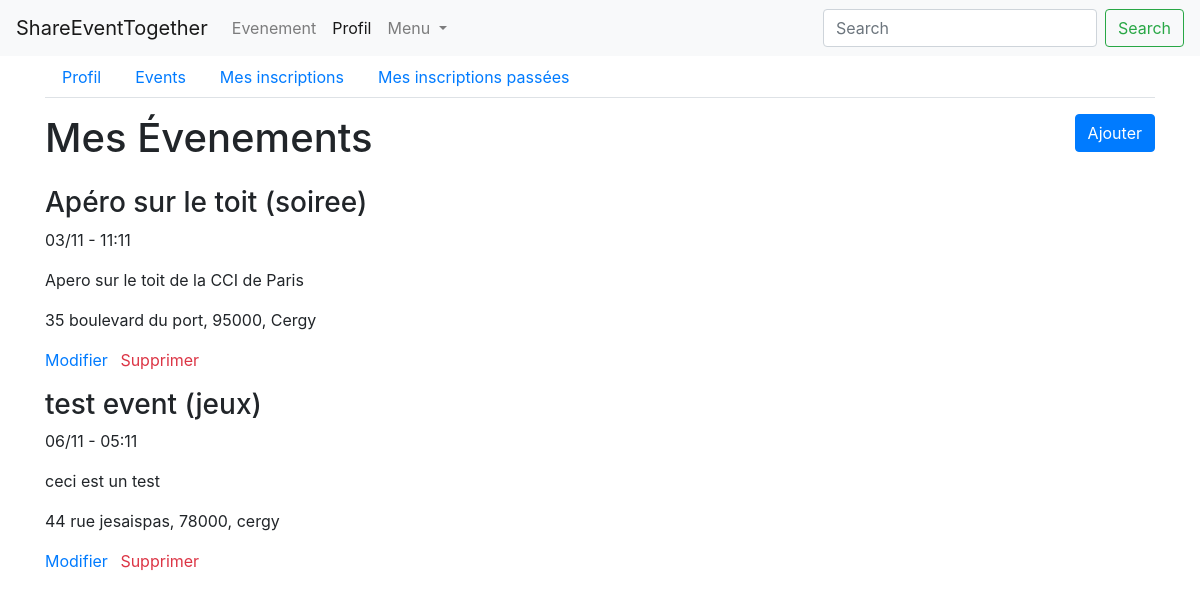
The app's page /profile/evenements (signed in), older data.
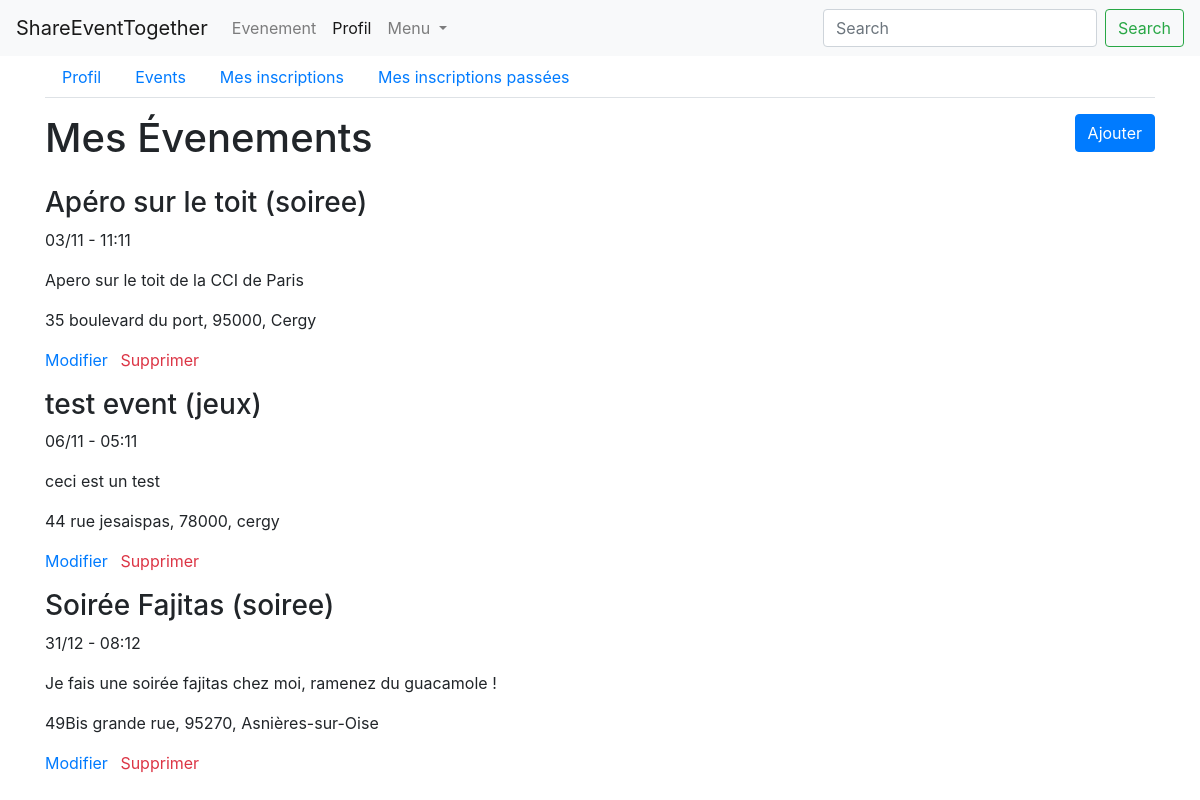
The same page, newer data.
### events/models.py (models this page shows, shortened)
class Event(models.Model):
    PARTY_CATEGORY = 'soiree'
    GAME_CATEGORY = 'jeux'
    TOURISM_CATEGORY = 'tourisme'
    AREA_CATEGORY = 'plein air'
    CATEGORY_CHOICES = (
        (PARTY_CATEGORY, 'soiree'),
        (GAME_CATEGORY, 'jeux'),
        (TOURISM_CATEGORY, 'tourisme'),
        (AREA_CATEGORY, 'plein air')
    )
    person = models.ForeignKey('persons.Person', on_delete=models.CASCADE)
    title = models.CharField('titre', max_length=150)
    description = models.TextField('description')
    address = models.CharField('adresse', max_length=100)
    zip_code = models.IntegerField('code postal')
    city = models.CharField('ville', max_length=50)
    category = models.CharField('categorie', choices=CATEGORY_CHOICES, max_length=20)
    created_at = models.DateTimeField('crée à', auto_now=True)
    event_date = models.DateTimeField('date evenement', auto_now=False)

### events/views/events.py (the view)
# urls.py: path('profile/evenements', ProfileEventDetailsView.as_view(), name='profil-events'),
class ProfileEventDetailsView(PersonView):
    def get(self, request):
        user = request.user
        events = get_events_by_user(user)
        user = request.user
        context = {
            'user': user,
            'events': events,
            'navigation_items': navigation.navigation_items(navigation.NAV_PROFIL),
        }
        return render(request, 'persons/events/my_events_details.html', context)

### events/models_helpers.py (called while the page is built)
def get_events_by_user(user):
    return Event.objects.filter(person__user=user)

### events/navigation.py (called while the page is built)
def navigation_items(selected_item=None):
    items = []
    for name, shortcut in NAV_ITEMS:
        items.append({
            'name': name,
            'url': reverse(shortcut),
            'active': True if selected_item == name else False,
        })
    return items

### events/templates/persons/events/my_events_details.html (shortened to what this page needs)
{% extends 'persons/base_navbar.html' %}
{% block content %}
    <div class="row">
        <div class="col">
            <div class="row">
                <div class="col">
                    <ul class="nav nav-tabs">
                        <li class="nav-item">
                            <a class="nav-link" href="{% url 'profil' %}">Profil</a>
                        </li>
                        <li class="nav-item">
                            <a class="nav-link" href="{% url 'profil-events' %}">Events</a>
                        </li>
                        <li class="nav-item">
                            <a class="nav-link" href="{% url 'profil-registered_events' %}">Mes inscriptions</a>
                        </li>
                        <li class="nav-item">
                            <a class="nav-link" href="{% url 'profil-finished-events' %}">Mes inscriptions passées</a>
                        </li>
                    </ul>
                </div>
            </div>
            <div class="row">
                <div class="col mt-3">
                    <div class="row">
                        <h1 class="col-md-7">Mes Évenements</h1>
                        <div class="col-md-5 text-right">
                            {% if user.pk %}
                                <a class="btn btn-primary" href="{% url 'create-event' %}">Ajouter</a>
                            {% endif %}
                        </div>
                    </div>
                    {% for event in events %}
                        <div class="row ">
                            <div class="col">
                                <h3 class="col-md-12 p-0 mt-3">{{ event.title }} ({{ event.category }})</h3>
                                <p>{{ event.event_date|date:'d/m - h:m' }}</p>
                                <p>{{ event.description }}</p>
                                <p>{{ event.address }}, {{ event.zip_code }}, {{ event.city }}</p>
                                <a href="{% url 'edit-event' event.pk %}" class="text-primary mr-2">Modifier</a>
                                <a href="{% url 'delete-event' event.pk %}" class="text-danger" data-toggle="modal"
                                   data-target="#close_modal">Supprimer</a>
                            </div>
                        </div>
                    {% empty %}
                        <p>Il n'y a pas d'évenements pour le moment</p>
                    {% endfor %}
                </div>
            </div>
        </div>
    </div>
{% endblock %}

### events/templates/persons/base_navbar.html (shortened to what this page needs)
{% extends 'persons/base.html' %}
{% load static %}
{% block header %}
    <nav class="navbar navbar-expand-lg navbar-light bg-light">
        <a class="navbar-brand" href="{% url 'home' %}">ShareEventTogether</a>
        <div class="collapse navbar-collapse" id="navbarSupportedContent">
            <ul class="navbar-nav mr-auto">
                {% for item in navigation_items %}
                    <li class="nav-item {% if item.active %}active{% endif %}">
                        <a class="nav-link" href="{{ item.url }}">{{ item.name }}</a>
                    </li>
                {% endfor %}
                <li class="nav-item dropdown">
                    <a class="nav-link dropdown-toggle" href="#" id="navbarDropdown" role="button"
                       data-toggle="dropdown" aria-haspopup="true" aria-expanded="false">
                        Menu
                    </a>
                </li>
            </ul>
            <form class="form-inline my-2 my-lg-0">
                <input class="form-control mr-sm-2" type="search" placeholder="Search" aria-label="Search">
                <button class="btn btn-outline-success my-2 my-sm-0" type="submit">Search</button>
            </form>
        </div>
    </nav>
{% endblock %}

### events/templates/persons/base.html (shortened to what this page needs)
<!DOCTYPE html>
{% load bootstrap4 %}
{% load static %}
<html lang="fr">
<head>
    {% bootstrap_css %}
    <link rel="stylesheet" href="{% static 'fontawesome/css/fontawesome.min.css' %}">
</head>
<body>
<header>
    {% block header %}{% endblock %}
</header>
<main role="main">
    <div class="container">
        {% block content %}{% endblock %}
    </div>
</main>
</body>
</html>

Row changes from the older to the newer data that the page shows:
added Event: title "Soirée Fajitas", category "soiree", event_date "31/12 - 08:12", description "Je fais une soirée fajitas chez moi, ramenez du guacamole !", address "49Bis grande rue", zip_code "95270", city "Asnières-sur-Oise"
